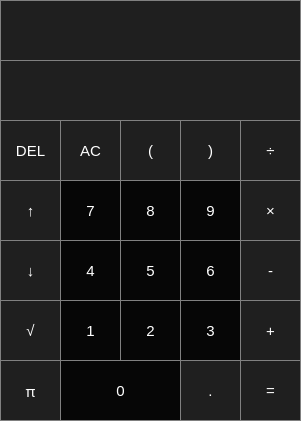
<?xml version="1.0" encoding="UTF-8"?>
<ui version="4.0">
 <class>CalcWithGuiClass</class>
 <widget class="QMainWindow" name="CalcWithGuiClass">
  <property name="geometry">
   <rect>
    <x>0</x>
    <y>0</y>
    <width>301</width>
    <height>421</height>
   </rect>
  </property>
  <property name="minimumSize">
   <size>
    <width>301</width>
    <height>421</height>
   </size>
  </property>
  <property name="maximumSize">
   <size>
    <width>301</width>
    <height>421</height>
   </size>
  </property>
  <property name="mouseTracking">
   <bool>false</bool>
  </property>
  <property name="windowTitle">
   <string>Calculator</string>
  </property>
  <property name="windowOpacity">
   <double>0.980000000000000</double>
  </property>
  <property name="autoFillBackground">
   <bool>false</bool>
  </property>
  <property name="styleSheet">
   <string notr="true">background-color: rgb(31, 31, 31);</string>
  </property>
  <widget class="QWidget" name="centralWidget">
   <property name="styleSheet">
    <string notr="true"/>
   </property>
   <widget class="QLabel" name="label_result">
    <property name="geometry">
     <rect>
      <x>0</x>
      <y>60</y>
      <width>301</width>
      <height>61</height>
     </rect>
    </property>
    <property name="font">
     <font>
      <pointsize>19</pointsize>
     </font>
    </property>
    <property name="styleSheet">
     <string notr="true">QLabel {
  qproperty-alignment: 'AlignVCenter | AlignRight';
  border: 1px solid gray;
  color: white; 
}</string>
    </property>
    <property name="text">
     <string/>
    </property>
   </widget>
   <widget class="QPushButton" name="pushButton_allclear">
    <property name="geometry">
     <rect>
      <x>60</x>
      <y>120</y>
      <width>61</width>
      <height>61</height>
     </rect>
    </property>
    <property name="font">
     <font>
      <pointsize>11</pointsize>
     </font>
    </property>
    <property name="styleSheet">
     <string notr="true">QPushButton {
   border: 1px solid gray;
  color: white; 
}
QPushButton:hover {
    background-color: rgb(74, 74, 74);
}
QPushButton:pressed {
    background-color: qlineargradient(x1: 0, y1: 0, x2: 0, y2: 1,
                                      stop: 0 #dadbde, stop: 1 #444444);
}</string>
    </property>
    <property name="text">
     <string>AC</string>
    </property>
   </widget>
   <widget class="QPushButton" name="pushButton_bracketopen">
    <property name="geometry">
     <rect>
      <x>120</x>
      <y>120</y>
      <width>61</width>
      <height>61</height>
     </rect>
    </property>
    <property name="font">
     <font>
      <pointsize>11</pointsize>
     </font>
    </property>
    <property name="styleSheet">
     <string notr="true">QPushButton {
   border: 1px solid gray;
  color: white; 
}
QPushButton:hover {
    background-color: rgb(74, 74, 74);
}
QPushButton:pressed {
    background-color: qlineargradient(x1: 0, y1: 0, x2: 0, y2: 1,
                                      stop: 0 #dadbde, stop: 1 #444444);
}</string>
    </property>
    <property name="text">
     <string>(</string>
    </property>
   </widget>
   <widget class="QPushButton" name="pushButton_bracketclose">
    <property name="geometry">
     <rect>
      <x>180</x>
      <y>120</y>
      <width>61</width>
      <height>61</height>
     </rect>
    </property>
    <property name="font">
     <font>
      <pointsize>11</pointsize>
     </font>
    </property>
    <property name="styleSheet">
     <string notr="true">QPushButton {
   border: 1px solid gray;
  color: white; 
}
QPushButton:hover {
    background-color: rgb(74, 74, 74);
}
QPushButton:pressed {
    background-color: qlineargradient(x1: 0, y1: 0, x2: 0, y2: 1,
                                      stop: 0 #dadbde, stop: 1 #444444);
}</string>
    </property>
    <property name="text">
     <string>)</string>
    </property>
   </widget>
   <widget class="QPushButton" name="pushButton_divide">
    <property name="geometry">
     <rect>
      <x>240</x>
      <y>120</y>
      <width>61</width>
      <height>61</height>
     </rect>
    </property>
    <property name="font">
     <font>
      <pointsize>11</pointsize>
     </font>
    </property>
    <property name="styleSheet">
     <string notr="true">QPushButton {
   border: 1px solid gray;
  color: white; 
}
QPushButton:hover {
    background-color: rgb(74, 74, 74);
}
QPushButton:pressed {
    background-color: qlineargradient(x1: 0, y1: 0, x2: 0, y2: 1,
                                      stop: 0 #dadbde, stop: 1 #444444);
}</string>
    </property>
    <property name="text">
     <string>÷</string>
    </property>
   </widget>
   <widget class="QPushButton" name="pushButton_8">
    <property name="geometry">
     <rect>
      <x>120</x>
      <y>180</y>
      <width>61</width>
      <height>61</height>
     </rect>
    </property>
    <property name="font">
     <font>
      <pointsize>11</pointsize>
     </font>
    </property>
    <property name="styleSheet">
     <string notr="true">QPushButton {
   border: 1px solid gray;
  color: white; 
background-color: rgb(6, 6, 6);
}

QPushButton:hover {
    background-color: rgb(74, 74, 74);
}
QPushButton:pressed {
    background-color: qlineargradient(x1: 0, y1: 0, x2: 0, y2: 1,
                                      stop: 0 #dadbde, stop: 1 #444444);
}</string>
    </property>
    <property name="text">
     <string>8</string>
    </property>
   </widget>
   <widget class="QPushButton" name="pushButton_mult">
    <property name="geometry">
     <rect>
      <x>240</x>
      <y>180</y>
      <width>61</width>
      <height>61</height>
     </rect>
    </property>
    <property name="font">
     <font>
      <pointsize>11</pointsize>
     </font>
    </property>
    <property name="styleSheet">
     <string notr="true">QPushButton {
   border: 1px solid gray;
  color: white; 
}
QPushButton:hover {
    background-color: rgb(74, 74, 74);
}
QPushButton:pressed {
    background-color: qlineargradient(x1: 0, y1: 0, x2: 0, y2: 1,
                                      stop: 0 #dadbde, stop: 1 #444444);
}</string>
    </property>
    <property name="text">
     <string>×</string>
    </property>
   </widget>
   <widget class="QPushButton" name="pushButton_7">
    <property name="geometry">
     <rect>
      <x>60</x>
      <y>180</y>
      <width>61</width>
      <height>61</height>
     </rect>
    </property>
    <property name="font">
     <font>
      <pointsize>11</pointsize>
     </font>
    </property>
    <property name="styleSheet">
     <string notr="true">QPushButton {
   border: 1px solid gray;
  color: white; 
background-color: rgb(6, 6, 6);
}

QPushButton:hover {
    background-color: rgb(74, 74, 74);
}
QPushButton:pressed {
    background-color: qlineargradient(x1: 0, y1: 0, x2: 0, y2: 1,
                                      stop: 0 #dadbde, stop: 1 #444444);
}</string>
    </property>
    <property name="text">
     <string>7</string>
    </property>
   </widget>
   <widget class="QPushButton" name="pushButton_9">
    <property name="geometry">
     <rect>
      <x>180</x>
      <y>180</y>
      <width>61</width>
      <height>61</height>
     </rect>
    </property>
    <property name="font">
     <font>
      <pointsize>11</pointsize>
     </font>
    </property>
    <property name="styleSheet">
     <string notr="true">QPushButton {
   border: 1px solid gray;
  color: white; 
background-color: rgb(6, 6, 6);
}

QPushButton:hover {
    background-color: rgb(74, 74, 74);
}
QPushButton:pressed {
    background-color: qlineargradient(x1: 0, y1: 0, x2: 0, y2: 1,
                                      stop: 0 #dadbde, stop: 1 #444444);
}</string>
    </property>
    <property name="text">
     <string>9</string>
    </property>
   </widget>
   <widget class="QPushButton" name="pushButton_5">
    <property name="geometry">
     <rect>
      <x>120</x>
      <y>240</y>
      <width>61</width>
      <height>61</height>
     </rect>
    </property>
    <property name="font">
     <font>
      <pointsize>11</pointsize>
     </font>
    </property>
    <property name="styleSheet">
     <string notr="true">QPushButton {
   border: 1px solid gray;
  color: white; 
background-color: rgb(6, 6, 6);
}

QPushButton:hover {
    background-color: rgb(74, 74, 74);
}
QPushButton:pressed {
    background-color: qlineargradient(x1: 0, y1: 0, x2: 0, y2: 1,
                                      stop: 0 #dadbde, stop: 1 #444444);
}</string>
    </property>
    <property name="text">
     <string>5</string>
    </property>
   </widget>
   <widget class="QPushButton" name="pushButton_minus">
    <property name="geometry">
     <rect>
      <x>240</x>
      <y>240</y>
      <width>61</width>
      <height>61</height>
     </rect>
    </property>
    <property name="font">
     <font>
      <pointsize>11</pointsize>
     </font>
    </property>
    <property name="styleSheet">
     <string notr="true">QPushButton {
   border: 1px solid gray;
  color: white; 
}
QPushButton:hover {
    background-color: rgb(74, 74, 74);
}
QPushButton:pressed {
    background-color: qlineargradient(x1: 0, y1: 0, x2: 0, y2: 1,
                                      stop: 0 #dadbde, stop: 1 #444444);
}</string>
    </property>
    <property name="text">
     <string>-</string>
    </property>
   </widget>
   <widget class="QPushButton" name="pushButton_4">
    <property name="geometry">
     <rect>
      <x>60</x>
      <y>240</y>
      <width>61</width>
      <height>61</height>
     </rect>
    </property>
    <property name="font">
     <font>
      <pointsize>11</pointsize>
     </font>
    </property>
    <property name="styleSheet">
     <string notr="true">QPushButton {
   border: 1px solid gray;
  color: white; 
background-color: rgb(6, 6, 6);
}

QPushButton:hover {
    background-color: rgb(74, 74, 74);
}
QPushButton:pressed {
    background-color: qlineargradient(x1: 0, y1: 0, x2: 0, y2: 1,
                                      stop: 0 #dadbde, stop: 1 #444444);
}</string>
    </property>
    <property name="text">
     <string>4</string>
    </property>
   </widget>
   <widget class="QPushButton" name="pushButton_6">
    <property name="geometry">
     <rect>
      <x>180</x>
      <y>240</y>
      <width>61</width>
      <height>61</height>
     </rect>
    </property>
    <property name="font">
     <font>
      <pointsize>11</pointsize>
     </font>
    </property>
    <property name="styleSheet">
     <string notr="true">QPushButton {
   border: 1px solid gray;
  color: white; 
background-color: rgb(6, 6, 6);
}

QPushButton:hover {
    background-color: rgb(74, 74, 74);
}
QPushButton:pressed {
    background-color: qlineargradient(x1: 0, y1: 0, x2: 0, y2: 1,
                                      stop: 0 #dadbde, stop: 1 #444444);
}</string>
    </property>
    <property name="text">
     <string>6</string>
    </property>
   </widget>
   <widget class="QPushButton" name="pushButton_2">
    <property name="geometry">
     <rect>
      <x>120</x>
      <y>300</y>
      <width>61</width>
      <height>61</height>
     </rect>
    </property>
    <property name="font">
     <font>
      <pointsize>11</pointsize>
     </font>
    </property>
    <property name="styleSheet">
     <string notr="true">QPushButton {
   border: 1px solid gray;
  color: white; 
background-color: rgb(6, 6, 6);
}

QPushButton:hover {
    background-color: rgb(74, 74, 74);
}
QPushButton:pressed {
    background-color: qlineargradient(x1: 0, y1: 0, x2: 0, y2: 1,
                                      stop: 0 #dadbde, stop: 1 #444444);
}</string>
    </property>
    <property name="text">
     <string>2</string>
    </property>
   </widget>
   <widget class="QPushButton" name="pushButton_plus">
    <property name="geometry">
     <rect>
      <x>240</x>
      <y>300</y>
      <width>61</width>
      <height>61</height>
     </rect>
    </property>
    <property name="font">
     <font>
      <pointsize>11</pointsize>
     </font>
    </property>
    <property name="styleSheet">
     <string notr="true">QPushButton {
   border: 1px solid gray;
  color: white; 
}
QPushButton:hover {
    background-color: rgb(74, 74, 74);
}
QPushButton:pressed {
    background-color: qlineargradient(x1: 0, y1: 0, x2: 0, y2: 1,
                                      stop: 0 #dadbde, stop: 1 #444444);
}</string>
    </property>
    <property name="text">
     <string>+</string>
    </property>
   </widget>
   <widget class="QPushButton" name="pushButton_1">
    <property name="geometry">
     <rect>
      <x>60</x>
      <y>300</y>
      <width>61</width>
      <height>61</height>
     </rect>
    </property>
    <property name="font">
     <font>
      <pointsize>11</pointsize>
     </font>
    </property>
    <property name="styleSheet">
     <string notr="true">QPushButton {
   border: 1px solid gray;
  color: white; 
background-color: rgb(6, 6, 6);
}

QPushButton:hover {
    background-color: rgb(74, 74, 74);
}
QPushButton:pressed {
    background-color: qlineargradient(x1: 0, y1: 0, x2: 0, y2: 1,
                                      stop: 0 #dadbde, stop: 1 #444444);
}</string>
    </property>
    <property name="text">
     <string>1</string>
    </property>
   </widget>
   <widget class="QPushButton" name="pushButton_3">
    <property name="geometry">
     <rect>
      <x>180</x>
      <y>300</y>
      <width>61</width>
      <height>61</height>
     </rect>
    </property>
    <property name="font">
     <font>
      <pointsize>11</pointsize>
     </font>
    </property>
    <property name="styleSheet">
     <string notr="true">QPushButton {
   border: 1px solid gray;
  color: white; 
background-color: rgb(6, 6, 6);
}

QPushButton:hover {
    background-color: rgb(74, 74, 74);
}
QPushButton:pressed {
    background-color: qlineargradient(x1: 0, y1: 0, x2: 0, y2: 1,
                                      stop: 0 #dadbde, stop: 1 #444444);
}</string>
    </property>
    <property name="text">
     <string>3</string>
    </property>
   </widget>
   <widget class="QPushButton" name="pushButton_result">
    <property name="geometry">
     <rect>
      <x>240</x>
      <y>360</y>
      <width>61</width>
      <height>61</height>
     </rect>
    </property>
    <property name="font">
     <font>
      <pointsize>11</pointsize>
     </font>
    </property>
    <property name="styleSheet">
     <string notr="true">QPushButton {
   border: 1px solid gray;
  color: white; 
}
QPushButton:hover {
    background-color: rgb(74, 74, 74);
}
QPushButton:pressed {
    background-color: qlineargradient(x1: 0, y1: 0, x2: 0, y2: 1,
                                      stop: 0 #dadbde, stop: 1 #444444);
}</string>
    </property>
    <property name="text">
     <string>=</string>
    </property>
   </widget>
   <widget class="QPushButton" name="pushButton_0">
    <property name="geometry">
     <rect>
      <x>60</x>
      <y>360</y>
      <width>121</width>
      <height>61</height>
     </rect>
    </property>
    <property name="font">
     <font>
      <pointsize>11</pointsize>
     </font>
    </property>
    <property name="styleSheet">
     <string notr="true">QPushButton {
   border: 1px solid gray;
  color: white; 
background-color: rgb(6, 6, 6);
}

QPushButton:hover {
    background-color: rgb(74, 74, 74);
}
QPushButton:pressed {
    background-color: qlineargradient(x1: 0, y1: 0, x2: 0, y2: 1,
                                      stop: 0 #dadbde, stop: 1 #444444);
}</string>
    </property>
    <property name="text">
     <string>0</string>
    </property>
   </widget>
   <widget class="QPushButton" name="pushButton_point">
    <property name="geometry">
     <rect>
      <x>180</x>
      <y>360</y>
      <width>61</width>
      <height>61</height>
     </rect>
    </property>
    <property name="font">
     <font>
      <pointsize>11</pointsize>
     </font>
    </property>
    <property name="styleSheet">
     <string notr="true">QPushButton {
   border: 1px solid gray;
  color: white; 
}
QPushButton:hover {
    background-color: rgb(74, 74, 74);
}
QPushButton:pressed {
    background-color: qlineargradient(x1: 0, y1: 0, x2: 0, y2: 1,
                                      stop: 0 #dadbde, stop: 1 #444444);
}</string>
    </property>
    <property name="text">
     <string>.</string>
    </property>
   </widget>
   <widget class="QLabel" name="label_term">
    <property name="geometry">
     <rect>
      <x>0</x>
      <y>0</y>
      <width>301</width>
      <height>61</height>
     </rect>
    </property>
    <property name="font">
     <font>
      <pointsize>19</pointsize>
     </font>
    </property>
    <property name="styleSheet">
     <string notr="true">QLabel {
  qproperty-alignment: 'AlignVCenter | AlignLeftt';
  border: 1px solid gray;
  color: white; 
}</string>
    </property>
    <property name="text">
     <string/>
    </property>
   </widget>
   <widget class="QPushButton" name="pushButton_delete">
    <property name="geometry">
     <rect>
      <x>0</x>
      <y>120</y>
      <width>61</width>
      <height>61</height>
     </rect>
    </property>
    <property name="font">
     <font>
      <pointsize>11</pointsize>
     </font>
    </property>
    <property name="styleSheet">
     <string notr="true">QPushButton {
   border: 1px solid gray;
  color: white; 
}
QPushButton:hover {
    background-color: rgb(74, 74, 74);
}
QPushButton:pressed {
    background-color: qlineargradient(x1: 0, y1: 0, x2: 0, y2: 1,
                                      stop: 0 #dadbde, stop: 1 #444444);
}</string>
    </property>
    <property name="text">
     <string>DEL</string>
    </property>
   </widget>
   <widget class="QPushButton" name="pushButton_down">
    <property name="geometry">
     <rect>
      <x>0</x>
      <y>240</y>
      <width>61</width>
      <height>61</height>
     </rect>
    </property>
    <property name="font">
     <font>
      <pointsize>11</pointsize>
     </font>
    </property>
    <property name="styleSheet">
     <string notr="true">QPushButton {
   border: 1px solid gray;
  color: white; 
}
QPushButton:hover {
    background-color: rgb(74, 74, 74);
}
QPushButton:pressed {
    background-color: qlineargradient(x1: 0, y1: 0, x2: 0, y2: 1,
                                      stop: 0 #dadbde, stop: 1 #444444);
}</string>
    </property>
    <property name="text">
     <string>↓</string>
    </property>
   </widget>
   <widget class="QPushButton" name="pushButton_root">
    <property name="geometry">
     <rect>
      <x>0</x>
      <y>300</y>
      <width>61</width>
      <height>61</height>
     </rect>
    </property>
    <property name="font">
     <font>
      <pointsize>11</pointsize>
     </font>
    </property>
    <property name="styleSheet">
     <string notr="true">QPushButton {
   border: 1px solid gray;
  color: white; 
}
QPushButton:hover {
    background-color: rgb(74, 74, 74);
}
QPushButton:pressed {
    background-color: qlineargradient(x1: 0, y1: 0, x2: 0, y2: 1,
                                      stop: 0 #dadbde, stop: 1 #444444);
}</string>
    </property>
    <property name="text">
     <string>√</string>
    </property>
   </widget>
   <widget class="QPushButton" name="pushButton_up">
    <property name="geometry">
     <rect>
      <x>0</x>
      <y>180</y>
      <width>61</width>
      <height>61</height>
     </rect>
    </property>
    <property name="font">
     <font>
      <pointsize>11</pointsize>
     </font>
    </property>
    <property name="styleSheet">
     <string notr="true">QPushButton {
   border: 1px solid gray;
  color: white; 
}
QPushButton:hover {
    background-color: rgb(74, 74, 74);
}
QPushButton:pressed {
    background-color: qlineargradient(x1: 0, y1: 0, x2: 0, y2: 1,
                                      stop: 0 #dadbde, stop: 1 #444444);
}</string>
    </property>
    <property name="text">
     <string>↑</string>
    </property>
   </widget>
   <widget class="QPushButton" name="pushButton_pi">
    <property name="geometry">
     <rect>
      <x>0</x>
      <y>360</y>
      <width>61</width>
      <height>61</height>
     </rect>
    </property>
    <property name="font">
     <font>
      <family>MS PGothic</family>
      <pointsize>11</pointsize>
     </font>
    </property>
    <property name="styleSheet">
     <string notr="true">QPushButton {
   border: 1px solid gray;
  color: white; 
}
QPushButton:hover {
    background-color: rgb(74, 74, 74);
}
QPushButton:pressed {
    background-color: qlineargradient(x1: 0, y1: 0, x2: 0, y2: 1,
                                      stop: 0 #dadbde, stop: 1 #444444);
}</string>
    </property>
    <property name="text">
     <string>π</string>
    </property>
   </widget>
  </widget>
 </widget>
 <layoutdefault spacing="6" margin="11"/>
 <resources>
  <include location="CalcWithGui.qrc"/>
 </resources>
 <connections/>
</ui>
